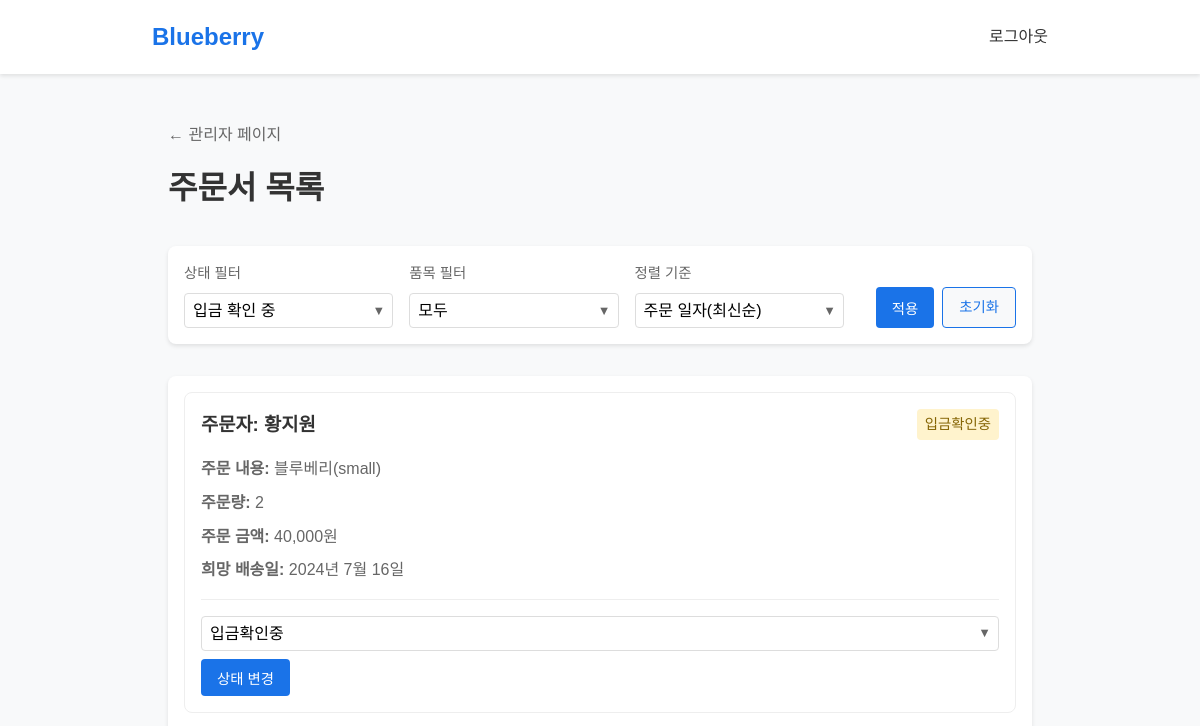
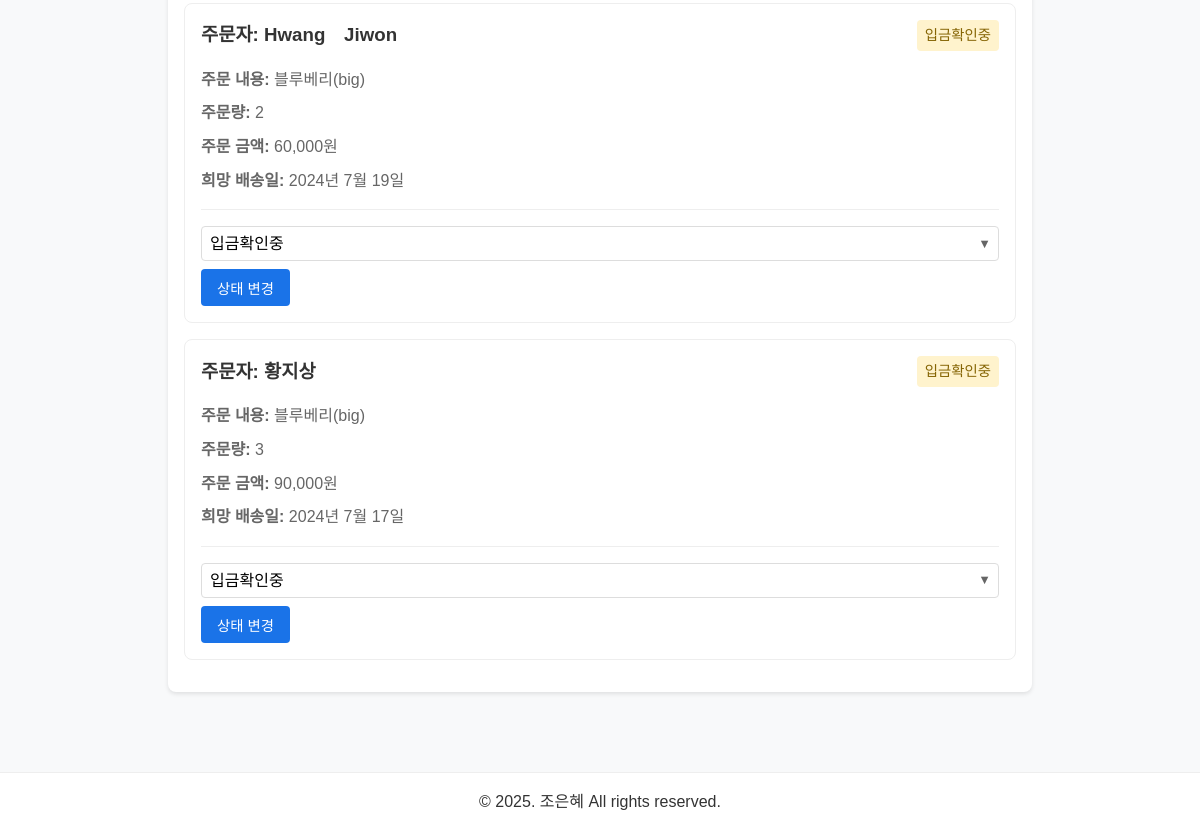
Before: /custom-admin/orders/?status=pending (signed in) with the older database file (2 pictures, top to bottom).
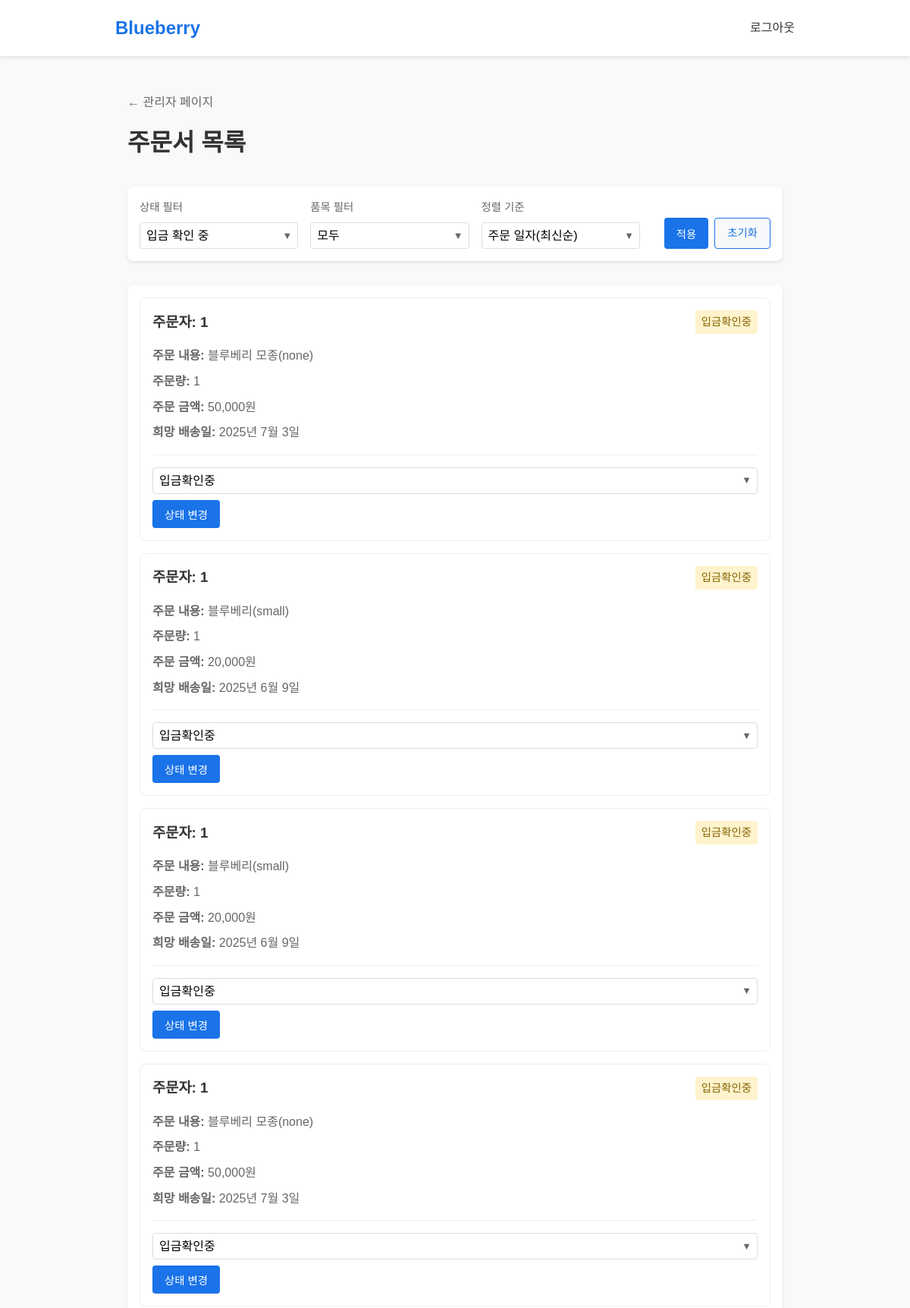
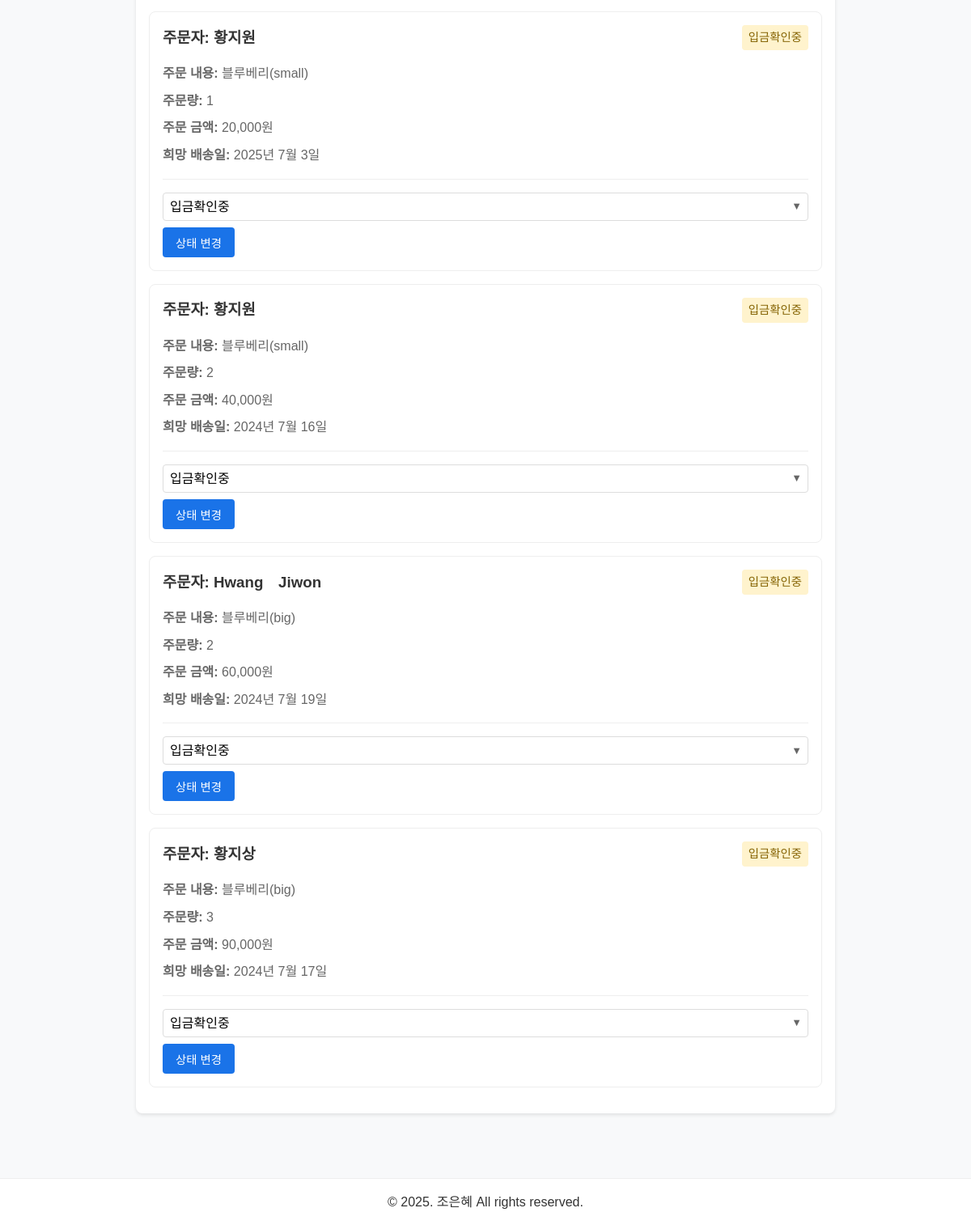
After: the same page with the newer database file (2 pictures, top to bottom).
### orders/models.py (models this page shows, shortened)
class Order(models.Model):
    SIZE_CHOICES = [
        ('small', '소과1kg'),
        ('big', '대과1kg'),
        ('none', '모종(해당없음)'),
    ]
    STATUS_CHOICES = [
        ('pending', '입금확인중'),
        ('preparing', '배송준비중'),
        ('shipping', '배송중'),
        ('completed', '배송완료'),
        ('canceling', '취소요청'),
        ('cancelled', '취소완료'),
    ]
    user = models.ForeignKey(User, on_delete=models.CASCADE)
    item = models.ForeignKey(Item, on_delete=models.CASCADE)
    size = models.CharField(max_length=5, choices=SIZE_CHOICES, null=True, blank=True)
    quantity = models.PositiveIntegerField()
    name = models.CharField(max_length=100)
    contact = models.CharField(max_length=100)
    postcode = models.CharField(max_length=10)
    address = models.CharField(max_length=255)
    detail_address = models.CharField(max_length=255)
    preferred_delivery_date = models.DateField()
    depositor_name = models.CharField(max_length=100)
    status = models.CharField(max_length=10, choices=STATUS_CHOICES, default='입금확인중')
    review_written = models.BooleanField(default=False) #TODO
    total_price = models.DecimalField(max_digits=10, decimal_places=0, editable=False)
    cancel_requested = models.BooleanField(default=True)
    order_number = models.CharField(max_length=20, unique=True, editable=False, null=True)
    created_at = models.DateTimeField(default=timezone.now, null=True)

### items/models.py (models this page shows)
class Item(models.Model):
    CATEGORY_CHOICES = [
        ('fruit','과일'),
        ('seed','모종'),
    ]
    name = models.CharField(max_length=100)
    category = models.CharField(max_length=20,choices=CATEGORY_CHOICES)
    price_per_small = models.DecimalField(max_digits=10, decimal_places=0, null=True, blank=True)
    price_per_big = models.DecimalField(max_digits=10, decimal_places=0, null=True, blank=True)
    price_per_unit = models.DecimalField(max_digits=10, decimal_places=0, null=True, blank=True)
    image = models.ImageField(upload_to='items/images/', null=True, blank=True)
    def __str__(self):
        return self.name

### custom_admin/views.py (the view)
    def wrapped_view_func(request, *args, **kwargs):
        if not request.user.is_staff:
            messages.error(request, "관리자만 권한이 있는 페이지입니다.")
            return redirect('home')
        return view_func(request, *args, **kwargs)

### custom_admin/views.py (called while the page is built)
def admin_required(view_func):
    def wrapped_view_func(request, *args, **kwargs):
        if not request.user.is_staff:
            messages.error(request, "관리자만 권한이 있는 페이지입니다.")
            return redirect('home')
        return view_func(request, *args, **kwargs)
    return wrapped_view_func

@admin_required
def order_list(request):
    orders = Order.objects.all()
    get_status = request.GET.get('status')
    if get_status:
        orders = orders.filter(status=get_status)
    get_item = request.GET.get('item')
    if get_item:
        orders = orders.filter(item__category=get_item)
    sort_by = request.GET.get('sort_by')
    if sort_by:
        if sort_by == "total_price":
            orders = orders.order_by(sort_by).reverse()
        elif sort_by == "preferred_delievery_date":
            orders = orders.order_by(sort_by)
    else: # 기본은 최신순
        orders = orders.order_by('-id')
    return render(request, 'custom_admin/order_list.html', {'orders': orders})

### custom_admin/templates/custom_admin/order_list.html (shortened to what this page needs)
{% extends 'base.html' %}
{% block content %}
<div class="orders-page">
    <div class="page-header">
        <a href="{% url 'admin_dashboard' %}" class="back-link">← 관리자 페이지</a>
        <h1 class="page-title">주문서 목록</h1>
    </div>
    <section class="filter-section">
        <div class="filter-content">
            <form method="get" class="filter-form">
                <div class="filter-group">
                    <label for="status">상태 필터</label>
                    <div class="custom-select">
                        <select name="status" id="status" class="filter-select">
                            <option value="pending" {% if request.GET.status == 'pending' %}selected{% endif %}>입금 확인 중</option>
                        </select>
                        <div class="select-arrow">▼</div>
                    </div>
                </div>
                <div class="filter-group">
                    <label for="item">품목 필터</label>
                    <div class="custom-select">
                        <select name="item" id="item" class="filter-select">
                            <option value="">모두</option>
                        </select>
                        <div class="select-arrow">▼</div>
                    </div>
                </div>
                <div class="filter-group">
                    <label for="sort_by">정렬 기준</label>
                    <div class="custom-select">
                        <select name="sort_by" id="sort_by" class="filter-select">
                            <option value="" {% if not request.GET.sort_by %}selected{% endif %}>주문 일자(최신순)</option>
                        </select>
                        <div class="select-arrow">▼</div>
                    </div>
                </div>
                <div class="filter-actions">
                    <button type="submit" class="btn btn-primary">적용</button>
                    <a href="{% url 'admin_order_list' %}" class="btn btn-secondary">초기화</a>
                </div>
            </form>
        </div>
    </section>
    <section class="orders-section">
        <div class="orders-content">
            {% if orders %}
                <div class="orders-list">
                    {% for order in orders %}
                    <div class="order-card">
                        <a href="{% url 'order_detail' order.order_number %}" class="order-card-link">
                            <div class="order-header">
                                <h3>주문자: {{ order.name }}</h3>
                                <span class="order-status {{ order.status }}">{{ order.get_status_display }}</span>
                            </div>
                            <div class="order-info">
                                <p><strong>주문 내용:</strong> {{ order.item }}({{ order.size }})</p>
                                <p><strong>주문량:</strong> {{ order.quantity }}</p>
                                <p><strong>주문 금액:</strong> {{ order.total_price }}원</p>
                                <p><strong>희망 배송일:</strong> {{ order.preferred_delivery_date }}</p>
                            </div>
                        </a>
                        <div class="order-actions">
                            <form action="{% url 'update_order_status' order.id %}" method="post" class="status-form">
                                <div class="custom-select">
                                    <select name="status" class="status-select">
                                        <option value="{{ order.status }}" selected disabled hidden>{{ order.get_status_display }}</option>
                                    </select>
                                    <div class="select-arrow">▼</div>
                                </div>
                                <button type="submit" class="btn btn-primary">상태 변경</button>
                            </form>
                        </div>
                    </div>
                    {% endfor %}
                </div>
            {% else %}
                <div class="no-orders">
                    <p>주문 내역이 없습니다.</p>
                </div>
            {% endif %}
        </div>
    </section>
</div>
{% endblock %}

### templates/base.html (shortened to what this page needs)
<!DOCTYPE html>
<html lang="ko">
<head>
    {% load static %}
</head>
<body>
    <header>
        <div class="container">
            <div class="header-content">
                <a href="{% url 'home' %}" class="logo">Blueberry</a>
                <nav class="nav-links">
                    {% if user.is_authenticated %}
                        <a href="{% url 'logout' %}">로그아웃</a>
                    {% endif %}
                </nav>
            </div>
        </div>
    </header>
    <main>
        <div class="container">
            {% block content %}
            {% endblock %}
        </div>
    </main>
    <footer>
        <div class="container">
            <p>&copy; 2025. 조은혜 All rights reserved.</p>
        </div>
    </footer>
</body>
</html>

### templates/base.html (style rules this page uses)
* { margin: 0; padding: 0; box-sizing: border-box; }
body { font-family: 'Noto Sans KR', sans-serif; line-height: 1.6; color: #333; background-color: #f8f9fa; }
.container { width: 100%; max-width: 100%; padding: 0 1rem; margin: 0 auto; }
header { background-color: #fff; box-shadow: 0 2px 4px rgba(0,0,0,0.1); position: sticky; top: 0; z-index: 1000; }
.header-content { display: flex; justify-content: space-between; align-items: center; padding: 1rem; }
.logo { font-size: 1.5rem; font-weight: bold; color: #1a73e8; text-decoration: none; }
.nav-links { display: flex; }
.nav-links a { color: #333; text-decoration: none; padding: 0.5rem 0; }
main { padding: 1rem 0; min-height: calc(100vh - 120px); }
footer { background-color: #fff; padding: 1rem; text-align: center; border-top: 1px solid #eee; }
.btn { display: inline-block; padding: 0.5rem 1rem; border: none; border-radius: 4px; background-color: #1a73e8; color: #fff; text-decoration: none; cursor: pointer; font-size: 1rem; }
@media screen and (min-width: 768px) { .container { max-width: 720px; } }
@media screen and (min-width: 768px) { .nav-links { display: flex; flex-direction: row; gap: 1rem; } }
@media screen and (min-width: 1024px) { .container { max-width: 960px; } }

### custom_admin/templates/custom_admin/order_list.html (style rules this page uses)
.orders-page { padding: 1rem; }
.page-header { margin-bottom: 2rem; }
.back-link { display: inline-block; color: #666; text-decoration: none; margin-bottom: 1rem; }
.page-title { color: #333; margin: 0; }
.filter-section { margin-bottom: 2rem; }
.filter-content { background: white; padding: 1rem; border-radius: 8px; box-shadow: 0 2px 4px rgba(0,0,0,0.1); }
.filter-form { display: flex; flex-direction: column; gap: 1rem; }
.filter-group { display: flex; flex-direction: column; gap: 0.5rem; }
.filter-group label { color: #666; font-size: 0.9rem; }
.custom-select { position: relative; width: 100%; }
.filter-select, .status-select { width: 100%; padding: 0.5rem; padding-right: 2rem; border: 1px solid #ddd; border-radius: 4px; font-size: 1rem; background-color: white; -webkit-appearance: none; -moz-appearance: none; appearance: none; }
.select-arrow { position: absolute; right: 0.5rem; top: 50%; transform: translateY(-50%); color: #666; pointer-events: none; font-size: 0.8rem; }
.filter-actions { display: flex; gap: 0.5rem; }
.orders-section { margin-bottom: 2rem; }
.orders-content { background: white; padding: 1rem; border-radius: 8px; box-shadow: 0 2px 4px rgba(0,0,0,0.1); }
.order-card-link { text-decoration: none; color: inherit; display: block; }
.order-card { border: 1px solid #eee; border-radius: 8px; padding: 1rem; margin-bottom: 1rem; transition: all 0.2s ease; background: white; }
.order-header { display: flex; justify-content: space-between; align-items: center; margin-bottom: 1rem; }
.order-status { padding: 0.25rem 0.5rem; border-radius: 4px; font-size: 0.9rem; }
.order-status.pending { background: #fff3cd; color: #856404; }
.order-info { margin-bottom: 1rem; }
.order-info p { margin: 0.5rem 0; color: #666; }
.order-actions { border-top: 1px solid #eee; padding-top: 1rem; }
.status-form { display: flex; gap: 0.5rem; flex-wrap: wrap; }
.btn { display: inline-block; padding: 0.5rem 1rem; border-radius: 4px; text-decoration: none; font-size: 0.9rem; cursor: pointer; border: none; }
.btn-primary { background: #1a73e8; color: white; }
.btn-secondary { background: #f8f9fa; color: #1a73e8; border: 1px solid #1a73e8; }
@media screen and (min-width: 768px) { .orders-page { padding: 2rem; } }
@media screen and (min-width: 768px) { .filter-form { flex-direction: row; align-items: flex-end; } }
@media screen and (min-width: 768px) { .filter-group { flex: 1; } }
@media screen and (min-width: 768px) { .filter-actions { margin-left: 1rem; } }

Changed rows visible on the page:
added Order: name "1", status "입금확인중", item "블루베리 모종", size "none", quantity "1", total_price "50,000", preferred_delivery_date "2025년 7월 3일"
added Order: name "1", status "입금확인중", item "블루베리", size "small", quantity "1", total_price "20,000", preferred_delivery_date "2025년 6월 9일"
added Order: name "1", status "입금확인중", item "블루베리", size "small", quantity "1", total_price "20,000", preferred_delivery_date "2025년 6월 9일"
added Order: name "1", status "입금확인중", item "블루베리 모종", size "none", quantity "1", total_price "50,000", preferred_delivery_date "2025년 7월 3일"
added Order: name "황지원", status "입금확인중", item "블루베리", size "small", quantity "1", total_price "20,000", preferred_delivery_date "2025년 7월 3일"
